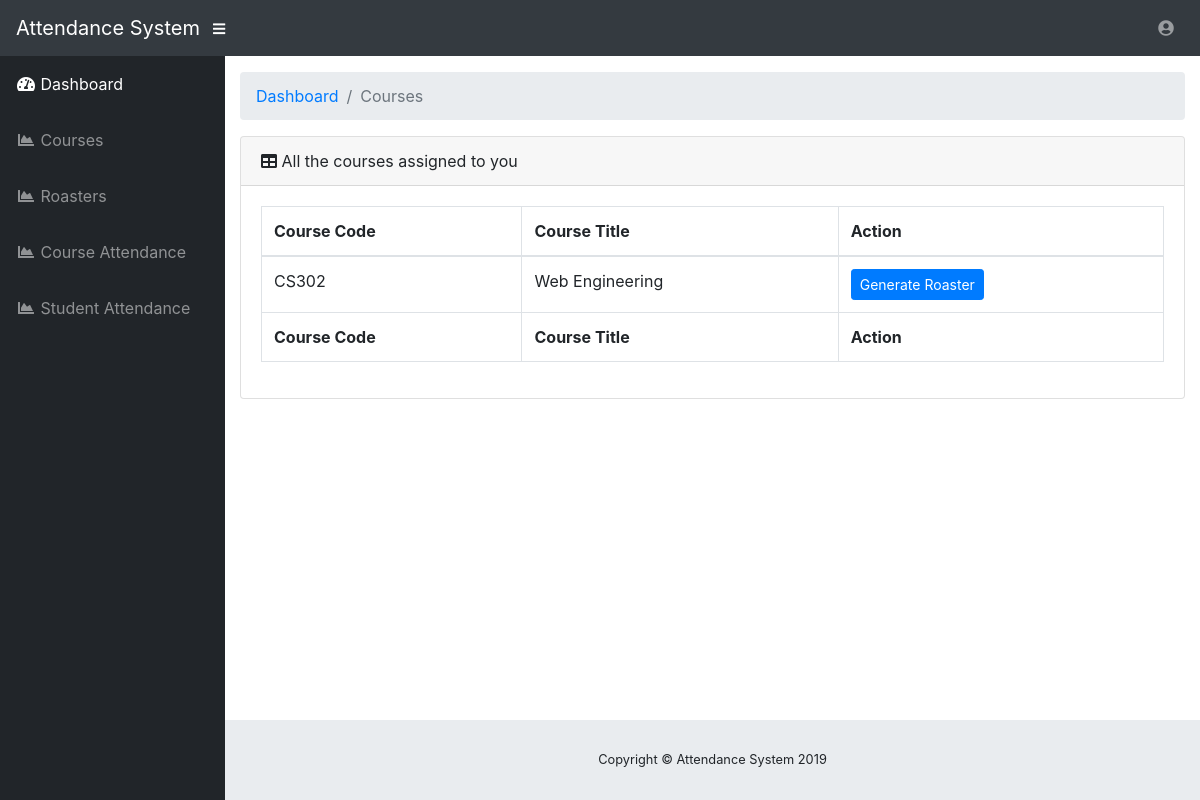
The page /courses.php (signed in) on the database its author committed.
### tables this page shows
CREATE TABLE `course_teacher` (
  `ct_id` int(11) NOT NULL,
  `course_id` int(11) NOT NULL,
  `teacher_id` int(11) NOT NULL,
  `term` varchar(4) NOT NULL
);

CREATE TABLE `course` (
  `course_id` int(11) NOT NULL,
  `course_code` varchar(6) NOT NULL,
  `course_title` varchar(255) NOT NULL,
  `course_description` varchar(10000) NOT NULL
);

### src/php/database/Db.php (called while the page is built, shortened)
<?php
class DB
{
    private static $con;
    public static function connect(){
        if(self::$con == null){
            self::$con = mysqli_connect("YOUR HOSTNAME HERE", "YOUR USERNAME HERE", "YOUR PASSWORD HERE", "YOUR DATABASE NAME HERE");
            return self::$con;
        }
        return self::$con;
    }
}

### src/courses.php (the view, shortened to what this page needs)
<?php
require 'php/database/Db.php';
$teacherID = (int) $_SESSION['teacher_id'];
?>
<?php include 'layout/top.php'; ?>
      <div class="container-fluid">
        <ol class="breadcrumb">
          <li class="breadcrumb-item">
            <a href="#">Dashboard</a>
          </li>
          <li class="breadcrumb-item active">Courses</li>
        </ol>
        <div class="card mb-3">
          <div class="card-header">
            <i class="fas fa-table"></i>
            All the courses assigned to you</div>
          <div class="card-body">
            <div class="table-responsive">
              <table class="table table-bordered" id="dataTable" width="100%" cellspacing="0">
                <thead>
                  <tr>
                    <th>Course Code</th>
                    <th>Course Title</th>
                    <th>Action</th>
                  </tr>
                </thead>
                <tfoot>
                  <tr>
                    <th>Course Code</th>
                    <th>Course Title</th>
                    <th>Action</th>
                  </tr>
                </tfoot>
                <tbody>
                  <?php
                  $courseResult = mysqli_query(DB::connect(), "SELECT * FROM `course` c JOIN course_teacher ct ON c.course_id = ct.course_id WHERE ct.teacher_id = ". $teacherID);
                  while($courseRow = mysqli_fetch_assoc($courseResult)):
                  ?>
                  <tr>
                    <td><?= $courseRow['course_code'] ?></td>
                    <td><?= $courseRow['course_title'] ?></td>
                    <td><a href="?course_id=<?= $courseRow['course_id'] ?>" class="btn btn-sm btn-primary">Generate Roaster</a></td>
                  </tr>
                  <?php
                  endwhile;
                  ?>
                </tbody>
              </table>
            </div>
          </div>
        </div>
      </div>
<?php include 'layout/bottom.php'; ?>

### rows shown on the page
course_teacher: course.course_code "CS302", course.course_title "Web Engineering"
